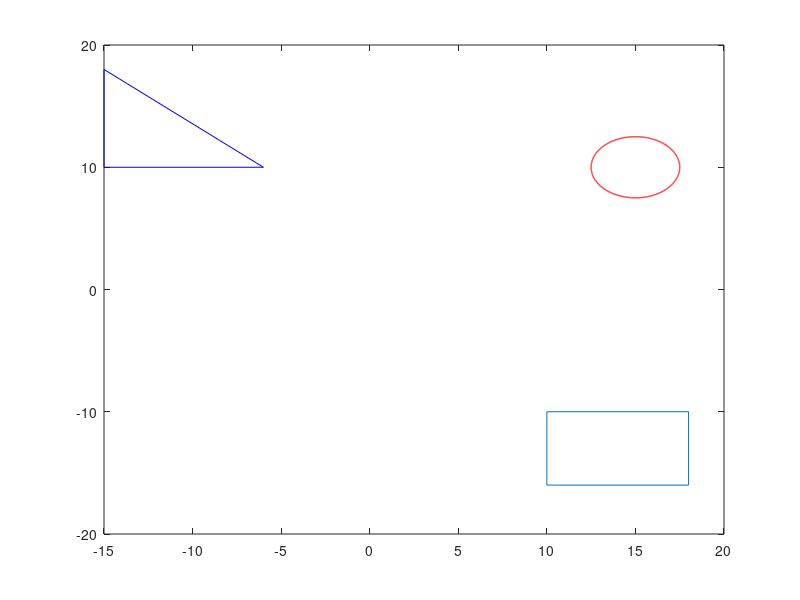

Write the MATLAB code that produced this figure. (Note: this script raises an error after producing the figure.)
%RECTANGLE ONSTACLE:
x = [10,18,18,10,10];
y = [-10,-10,-16,-16,-10];
plot(x,y)
hold on 

%tRIANGLE OBSTACLE: 

x2 = [-15 -6 -15,-15];
y2 = [18,10,10,18];
plot(x2,y2,'b')


%CIRCLE OBSTACLE:

theta = linspace(0,2*pi,1000);
x3 = 15+2.5*sin(theta);
y3 = 10+2.5*cos(theta);
plot(x3,y3,'LineWidth',1,"Color",'r');
hold on

n = 1000;
R = 2.5;

                       % Now create the set of points.
t31 = 2*pi*rand(n,1);
r31 = R*sqrt(rand(n,1));
x31 = 15 + r31.*cos(t);
y31 = 10 + r.*sin(t);

%Plot the random points.
plot(x31,y31, 's', 'MarkerSize', 1);
axis square;
grid on;

axis([-20 20 -20 20])
axis equal

% X3 = [x3;x31];
% Y3 = [y3,y31];


l1 = 10;
l2 = 10;

theta1_init = 0;
theta2_init = 0;

% v = VideoWriter("cspace.avi");
% open(v);
% for theta1_f = linspace(0,360,10)
%     for theta2_f = linspace(0,360,10)
%         th1 = linspace(theta1_init,theta1_f,100);
%         th2 = linspace(theta2_init,theta2_f,100);
% 
%        
% 
%         for i=1:100
%             a = [0 l1 l2];
% 
%             c1 = cosd(th1(i)); s1 =sind(th1(i)); c2 =cosd(th2(i)); s2 =sind(th2(i));
% 
%             T1 = [c1 -s1 0 a(1);
%                 s1 c1 0 0;
%                 0 0 1 0;
%                 0 0 0 1];
% 
%             T2 = [c2 -s2 0 a(2);
%                 s2 c2 0 0;
%                 0 0 1 0;
%                 0 0 0 1];
%     
%             T3 = [1 0 0 a(3);
%                 0 1 0 0;
%                 0 0 1 0;
%                 0 0 0 1];
% 
%             Joint1_pos = T1*T2*[0;0;0;1];
%             Joint2_pos = T1*T2*T3*[0;0;0;1];
%             X = [0 Joint1_pos(1) Joint2_pos(1)];
%             Y = [0 Joint1_pos(2) Joint2_pos(2)];
% 
%             hg = hggroup;
%             plot(X,Y,'-bo','LineWidth',3,'MarkerEdgeColor','k','Parent',hg);
%             pause(0.0005);
%             axis([-20 20 -20 20]);
%             axis manual;
%             grid on;
%             
% 
%             frame = getframe(gcf);
%             writeVideo(v,frame);
% 
%             if i<100
%                 delete(hg);
% 
%             end
% 
%         end
%     end
% end
% 
% close(v);
hold off
